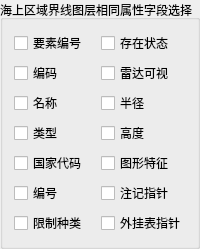
              <widget class="QGroupBox" name="groupBox_O_Field">
               <property name="minimumSize">
                <size>
                 <width>0</width>
                 <height>0</height>
                </size>
               </property>
               <property name="maximumSize">
                <size>
                 <width>16777215</width>
                 <height>16777215</height>
                </size>
               </property>
               <property name="title">
                <string>海上区域界线图层相同属性字段选择</string>
               </property>
               <layout class="QGridLayout" name="gridLayout_21">
                <item row="0" column="0">
                 <widget class="QCheckBox" name="checkBox_YaoSuBianHao_O">
                  <property name="text">
                   <string>要素编号</string>
                  </property>
                 </widget>
                </item>
                <item row="0" column="1">
                 <widget class="QCheckBox" name="checkBox_CunZaiZhuangTai_O">
                  <property name="text">
                   <string>存在状态</string>
                  </property>
                 </widget>
                </item>
                <item row="1" column="0">
                 <widget class="QCheckBox" name="checkBox_BianMa_O">
                  <property name="text">
                   <string>编码</string>
                  </property>
                 </widget>
                </item>
                <item row="1" column="1">
                 <widget class="QCheckBox" name="checkBox_LeiDaKeShi_O">
                  <property name="text">
                   <string>雷达可视</string>
                  </property>
                 </widget>
                </item>
                <item row="2" column="0">
                 <widget class="QCheckBox" name="checkBox_MingCheng_O">
                  <property name="text">
                   <string>名称</string>
                  </property>
                 </widget>
                </item>
                <item row="2" column="1">
                 <widget class="QCheckBox" name="checkBox_BanJing_O">
                  <property name="text">
                   <string>半径</string>
                  </property>
                 </widget>
                </item>
                <item row="3" column="0">
                 <widget class="QCheckBox" name="checkBox_LeiXing_O">
                  <property name="text">
                   <string>类型</string>
                  </property>
                 </widget>
                </item>
                <item row="3" column="1">
                 <widget class="QCheckBox" name="checkBox_GaoDu_O">
                  <property name="text">
                   <string>高度</string>
                  </property>
                 </widget>
                </item>
                <item row="4" column="0">
                 <widget class="QCheckBox" name="checkBox_GuoJiaDaiMa_O">
                  <property name="text">
                   <string>国家代码</string>
                  </property>
                 </widget>
                </item>
                <item row="4" column="1">
                 <widget class="QCheckBox" name="checkBox_TuXingTeZheng_O">
                  <property name="text">
                   <string>图形特征</string>
                  </property>
                 </widget>
                </item>
                <item row="5" column="0">
                 <widget class="QCheckBox" name="checkBox_BianHao_O">
                  <property name="text">
                   <string>编号</string>
                  </property>
                 </widget>
                </item>
                <item row="5" column="1">
                 <widget class="QCheckBox" name="checkBox_ZhuJiZhiZhen_O">
                  <property name="text">
                   <string>注记指针</string>
                  </property>
                 </widget>
                </item>
                <item row="6" column="0">
                 <widget class="QCheckBox" name="checkBox_XianZhiZhongLei_O">
                  <property name="text">
                   <string>限制种类</string>
                  </property>
                 </widget>
                </item>
                <item row="6" column="1">
                 <widget class="QCheckBox" name="checkBox_WaiGuaBiaoZhiZhen_O">
                  <property name="text">
                   <string>外挂表指针</string>
                  </property>
                 </widget>
                </item>
               </layout>
              </widget>
